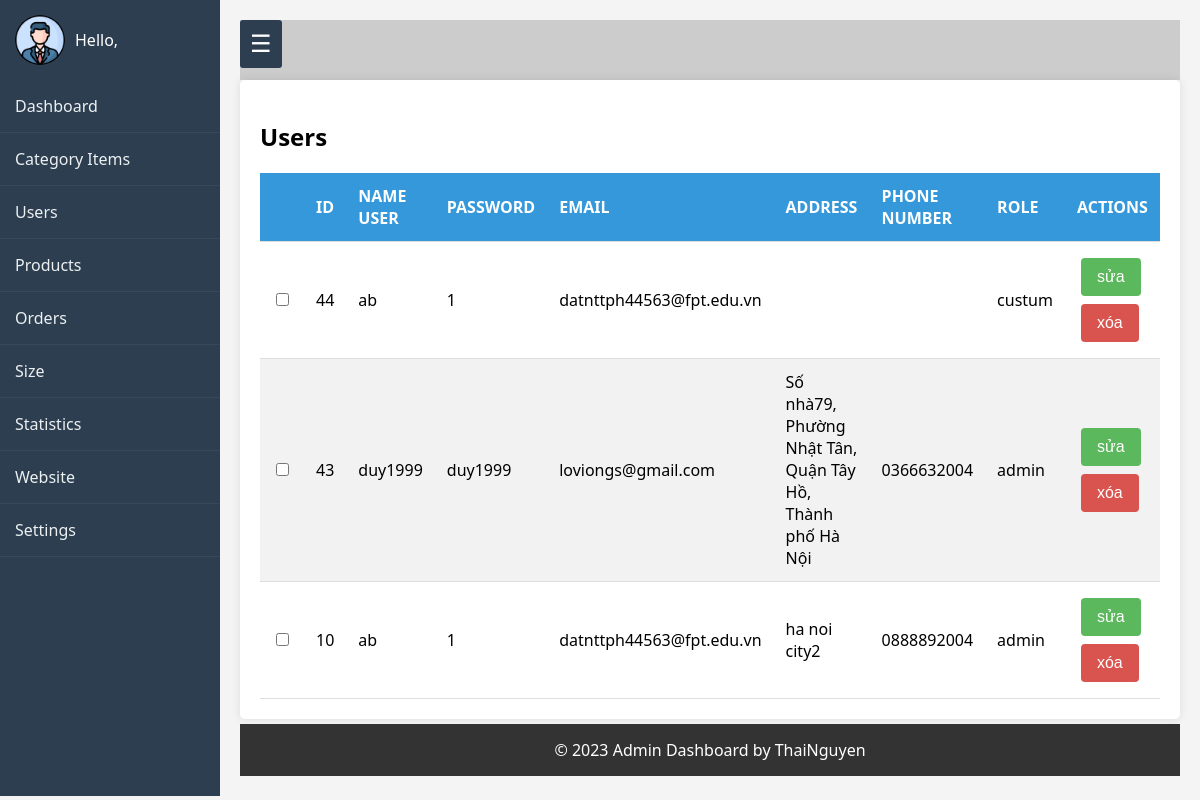
The app's page /admin/index.php?act=dskh with its own data.
### tables this page shows
CREATE TABLE `taikhoan` (
  `id` int(11) NOT NULL,
  `user` varchar(50) NOT NULL,
  `pass` varchar(50) NOT NULL,
  `email` varchar(255) NOT NULL,
  `address` varchar(255) DEFAULT NULL,
  `tel` varchar(20) DEFAULT NULL,
  `role` tinyint(4) NOT NULL DEFAULT 0,
  `birthday` varchar(30) DEFAULT NULL
);

### model/pdo.php (called while the page is built, shortened)
<?php
function pdo_get_connection(){
    $dburl = "mysql:host=localhost;dbname=duan1;charset=utf8";
    $username = 'root';
    $password = '';
    $conn = new PDO($dburl, $username, $password);
    $conn->setAttribute(PDO::ATTR_ERRMODE, PDO::ERRMODE_EXCEPTION);
    return $conn;
}
function pdo_query($sql){
    $sql_args = array_slice(func_get_args(), 1);
    try{
        $conn = pdo_get_connection();
        $stmt = $conn->prepare($sql);
        $stmt->execute($sql_args);
        $rows = $stmt->fetchAll();
        return $rows;
    }
    catch(PDOException $e){
        throw $e;
    }
    finally{
        unset($conn);
    }
}

### model/taikhoan.php (called while the page is built, shortened)
<?php
function loadall_taikhoan(){
    $sql="select * from taikhoan order by id desc";
    $listtaikhoan=pdo_query($sql);
    return $listtaikhoan;
}
?>

### admin/taikhoan/list.php (the view)
<section class="content" id="user">
  <h2>Users</h2>
  <table>
    <thead>
      <tr>
      <th></th>
              <tH>ID</tH>
              <tH>NAME USER </tH>
              <tH>PASSWORD </tH>
              <tH>EMAIL </tH>
              <tH>ADDRESS</tH>
              <tH>PHONE NUMBER </tH>
              <tH>ROLE </tH>
              <tH>ACTIONS </tH>
      </tr>
    </thead>
    <tbody>
           <?php
         foreach($listtaikhoan as $taikhoan){
          extract($taikhoan);
          $suatk="index.php?act=suatk&id=".$id;
          $xoatk="index.php?act=xoatk&id=".$id;
              echo'
              <tr>
              <td><input type="checkbox" name="" id=""></td>
              <td>'.$id.'</td>
              <td>'.$user.'</td>
              <td>'.$pass.'</td>
              <td>'.$email.'</td>
              <td>'.$address.'</td>
              <td>'.$tel.'</td>';
              if ($role!=1) {
                  echo'<td>custum</td>';
              }else {
                  echo'<td>admin</td>';
              }
              echo'
              <td><a href="'.$suatk.'"><input type="button" value="sửa" class="gr"></a>  <a href="'.$xoatk.'"><input type="button" value="xóa" class="re"></a></td>
              </tr>';
          }
          ?>
    </tbody>
  </table>
</section>

### admin/header.php (style rules this page uses)
.gr, .re, .blu { padding: 10px 16px; border: none; cursor: pointer; border-radius: 4px; color: #fff; text-align: center; text-decoration: none; display: inline-block; font-size: 16px; transition: opacity 0.3s ease; }
.gr { background-color: #5cb85c; }
.re { background-color: #d9534f; }
.gr, .re, .blu { margin: 4px; }
body { margin: 0; font-family: 'Segoe UI', Tahoma, Geneva, Verdana, sans-serif; background-color: #f4f4f4; display: flex; flex-direction: column; }
.content { background-color: #fff; padding: 20px; border-radius: 5px; box-shadow: 0 0 10px rgba(0, 0, 0, 0.1); }
table { width: 100%; border-collapse: collapse; margin-top: 20px; }
thead { background-color: #3498db; color: #fff; }
th, td { padding: 12px; text-align: left; border-bottom: 1px solid #ddd; }
tbody tr:nth-child(even) { background-color: #f2f2f2; }

### records on screen
taikhoan: id "44", user "ab", pass "1", email "datnttph44563@fpt.edu.vn", role "custum"
taikhoan: id "43", user "duy1999", pass "duy1999", email "loviongs@gmail.com", address "Số nhà79, Phường Nhật Tân, Quận Tây Hồ, Thành phố Hà Nội", tel "0366632004", role "admin"
taikhoan: id "10", user "ab", pass "1", email "datnttph44563@fpt.edu.vn", address "ha noi city2", tel "0888892004", role "admin"
